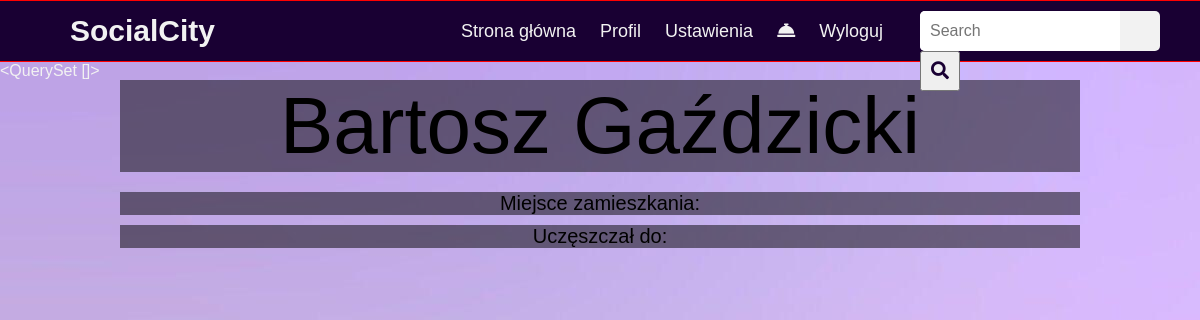
Before: /profile/2/ (signed in) with the older database file.
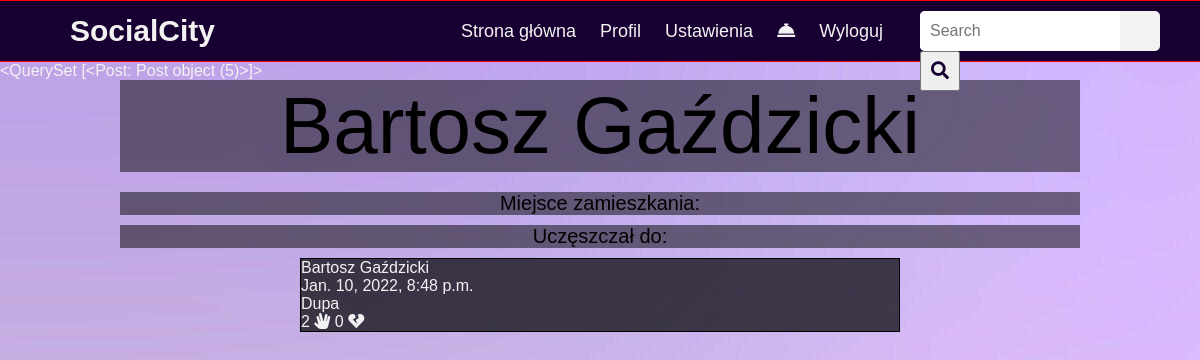
After: the same page with the newer database file.
### Posts/models.py (models this page shows)
class Post(models.Model):
    user = models.ForeignKey(User, on_delete=models.CASCADE)
    content = models.CharField(max_length=500)
    photo = models.ImageField(upload_to='post_photos', null=True)
    date = models.DateTimeField(default=timezone.now)
    likes = models.ManyToManyField(User, related_name='post_likes', blank=True)
    dislikes = models.ManyToManyField(User, related_name='post_dislikes', blank=True)
    def get_like_url(self):
        return reverse('accounts:like-view', kwargs={'my_id': self.id})
    def get_dislike_url(self):
        return reverse('accounts:dislike-view', kwargs={'my_id': self.id})

### Accounts/views.py (the view)
# urls.py: path('profile/<int:my_id>/', profile_page, name='profile-view'),
def profile_page(request, my_id):
    if not request.user.is_authenticated:
        return redirect('/landing')
    account = get_object_or_404(Account, id=my_id)
    user = account.user
    queryset = Post.objects.filter(user=user)
    context = {
        "object_list": queryset,
        "account": account,
        "user": user
    }
    return render(request, "profile_view.html", context)

### Accounts/templates/profile_view.html (shortened to what this page needs)
{%extends 'base.html'%}
{%block navbar%}
{%include "navbar.html" %}
{%endblock%}
{%block content%}
{{object_list}}
<div class="name">{{user.first_name}} {{user.last_name}}</div>
<div class="town">Miejsce zamieszkania: {{account.town}}</div>
<div class="school">Uczęszczał do: {{account.school}}</div>
{%for instance in object_list%}
    <div class="post">
        {{instance.user.first_name}} {{instance.user.last_name}}</br>
        {{instance.date}}</br>
        {{instance.content}}</br>
        {{instance.likes.count}} <a href="{{instance.get_like_url}}"><i class="fas fa-hand-spock"></i></a>
        {{instance.dislikes.count}} <a href="{{instance.get_dislike_url}}"><i class="fas fa-heart-broken"></i></a>
    </div>
{%endfor%}
{%endblock%}

Changed rows visible on the page:
added Post: id "<QuerySet [<Post: Post object (5)>]>", user.first_name "Bartosz", user.last_name "Gaździcki", date "Jan. 10, 2022, 8:48 p.m.", content "Dupa", likes.count "2", dislikes.count "0"
Other visible differences:
{{ object_list }}: "<QuerySet []>" → (not shown)
